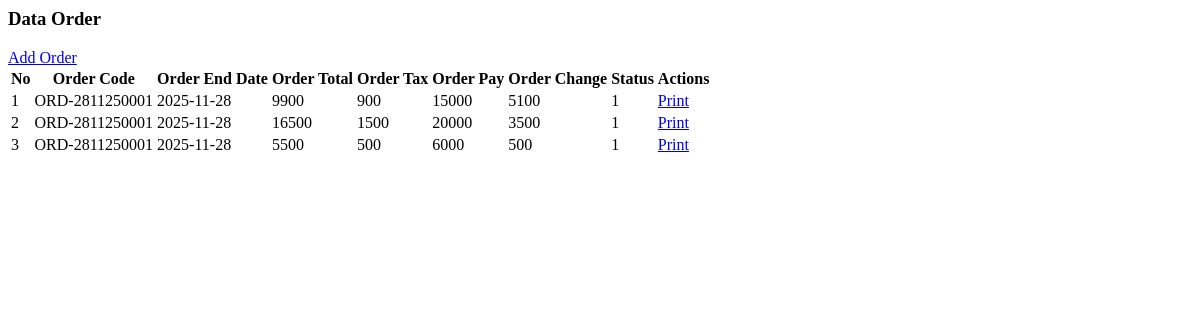
The page /pages/order.php on the database as committed earlier.
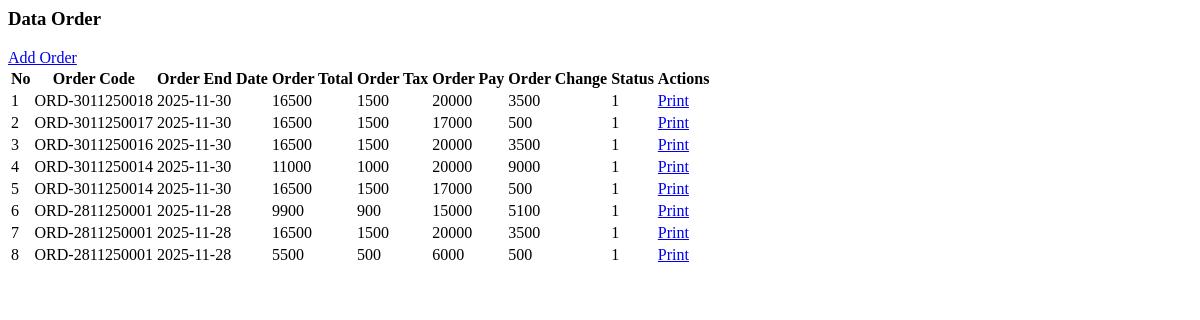
The same page on the database as committed later.
### tables this page shows
CREATE TABLE `trans_orders` (
  `id` int(11) NOT NULL,
  `customer_id` int(11) NOT NULL,
  `order_code` varchar(20) NOT NULL,
  `order_end_date` date NOT NULL,
  `order_status` tinyint(1) NOT NULL DEFAULT 0,
  `order_pay` int(11) NOT NULL,
  `order_change` int(11) NOT NULL,
  `order_tax` int(11) NOT NULL,
  `order_total` int(11) NOT NULL,
  `created_at` timestamp NOT NULL DEFAULT current_timestamp(),
  `updated_at` timestamp NULL DEFAULT NULL ON UPDATE current_timestamp()
);

### pages/order.php (the view, shortened to what this page needs)
<?php
$query = mysqli_query($config, "SELECT c.name, `to`.* FROM trans_orders `to` LEFT JOIN customers c ON c.id = `to`.customer_id ORDER BY id DESC");
$rows = mysqli_fetch_all($query, MYSQLI_ASSOC);
?>
<body>
    <div class="row">
        <div class="col-sm-12">
            <div class="card">
                <div class="card-body">
                    <h3 class="card-title">Data Order</h3>
                    <div class="d-flex justify-content-end mb-3 mt-2">
                        <a class="btn btn-primary" href="pos/add-order.php"><i class="bi bi-plus-circle"></i> Add
                            Order</a>
                    </div>
                    <table class="table table-bordered">
                        <tr class="text-center">
                            <th>No</th>
                            <th>Order Code</th>
                            <th>Order End Date</th>
                            <th>Order Total</th>
                            <th>Order Tax</th>
                            <th>Order Pay</th>
                            <th>Order Change</th>
                            <th>Status</th>
                            <th>Actions</th>
                        </tr>
                        <?php foreach ($rows as $key => $v) {
                        ?>
                            <tr class="text-center">
                                <td><?php echo $key + 1 ?></td>
                                <td><?php echo $v['order_code'] ?></td>
                                <td><?php echo $v['order_end_date'] ?></td>
                                <td><?php echo $v['order_total'] ?></td>
                                <td><?php echo $v['order_tax'] ?></td>
                                <td><?php echo $v['order_pay'] ?></td>
                                <td><?php echo $v['order_change'] ?></td>
                                <td><?php echo $v['order_status'] ?></td>
                                <td>
                                    <a href="pos/print.php?id=<?php echo $v['id'] ?>" class="btn btn-success btn-sm"> Print</a>
                                </td>
                            </tr>
                        <?php
                        }
                        ?>
                    </table>
                </div>
            </div>
        </div>
    </div>
</body>

Rows that differ between the two databases and show on the page:
added trans_orders: order_code "ORD-3011250018", order_end_date "2025-11-30", order_total "16500", order_tax "1500", order_pay "20000", order_change "3500", order_status "1"
added trans_orders: order_code "ORD-3011250017", order_end_date "2025-11-30", order_total "16500", order_tax "1500", order_pay "17000", order_change "500", order_status "1"
added trans_orders: order_code "ORD-3011250016", order_end_date "2025-11-30", order_total "16500", order_tax "1500", order_pay "20000", order_change "3500", order_status "1"
added trans_orders: order_code "ORD-3011250014", order_end_date "2025-11-30", order_total "11000", order_tax "1000", order_pay "20000", order_change "9000", order_status "1"
added trans_orders: order_code "ORD-3011250014", order_end_date "2025-11-30", order_total "16500", order_tax "1500", order_pay "17000", order_change "500", order_status "1"
